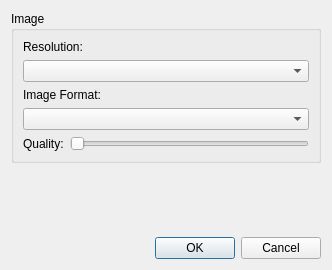
<?xml version="1.0" encoding="UTF-8"?>
<ui version="4.0">
 <class>ImageSettingsUi</class>
 <widget class="QDialog" name="ImageSettingsUi">
  <property name="geometry">
   <rect>
    <x>0</x>
    <y>0</y>
    <width>332</width>
    <height>270</height>
   </rect>
  </property>
  <property name="windowTitle">
   <string>Dialog</string>
  </property>
  <layout class="QGridLayout" name="gridLayout">
   <item row="0" column="0">
    <widget class="QGroupBox" name="groupBox_2">
     <property name="title">
      <string>Image</string>
     </property>
     <layout class="QGridLayout" name="gridLayout_2">
      <item row="0" column="0" colspan="2">
       <widget class="QLabel" name="label_8">
        <property name="text">
         <string>Resolution:</string>
        </property>
       </widget>
      </item>
      <item row="1" column="0" colspan="2">
       <widget class="QComboBox" name="imageResolutionBox"/>
      </item>
      <item row="2" column="0" colspan="2">
       <widget class="QLabel" name="label_6">
        <property name="text">
         <string>Image Format:</string>
        </property>
       </widget>
      </item>
      <item row="3" column="0" colspan="2">
       <widget class="QComboBox" name="imageCodecBox"/>
      </item>
      <item row="4" column="0">
       <widget class="QLabel" name="label_7">
        <property name="text">
         <string>Quality:</string>
        </property>
       </widget>
      </item>
      <item row="4" column="1">
       <widget class="QSlider" name="imageQualitySlider">
        <property name="maximum">
         <number>4</number>
        </property>
        <property name="orientation">
         <enum>Qt::Horizontal</enum>
        </property>
       </widget>
      </item>
     </layout>
    </widget>
   </item>
   <item row="1" column="0">
    <spacer name="verticalSpacer">
     <property name="orientation">
      <enum>Qt::Vertical</enum>
     </property>
     <property name="sizeHint" stdset="0">
      <size>
       <width>20</width>
       <height>14</height>
      </size>
     </property>
    </spacer>
   </item>
   <item row="2" column="0">
    <widget class="QDialogButtonBox" name="buttonBox">
     <property name="orientation">
      <enum>Qt::Horizontal</enum>
     </property>
     <property name="standardButtons">
      <set>QDialogButtonBox::Cancel|QDialogButtonBox::Ok</set>
     </property>
    </widget>
   </item>
  </layout>
 </widget>
 <resources/>
 <connections>
  <connection>
   <sender>buttonBox</sender>
   <signal>accepted()</signal>
   <receiver>ImageSettingsUi</receiver>
   <slot>accept()</slot>
   <hints>
    <hint type="sourcelabel">
     <x>322</x>
     <y>272</y>
    </hint>
    <hint type="destinationlabel">
     <x>44</x>
     <y>230</y>
    </hint>
   </hints>
  </connection>
  <connection>
   <sender>buttonBox</sender>
   <signal>rejected()</signal>
   <receiver>ImageSettingsUi</receiver>
   <slot>reject()</slot>
   <hints>
    <hint type="sourcelabel">
     <x>405</x>
     <y>262</y>
    </hint>
    <hint type="destinationlabel">
     <x>364</x>
     <y>227</y>
    </hint>
   </hints>
  </connection>
 </connections>
</ui>
